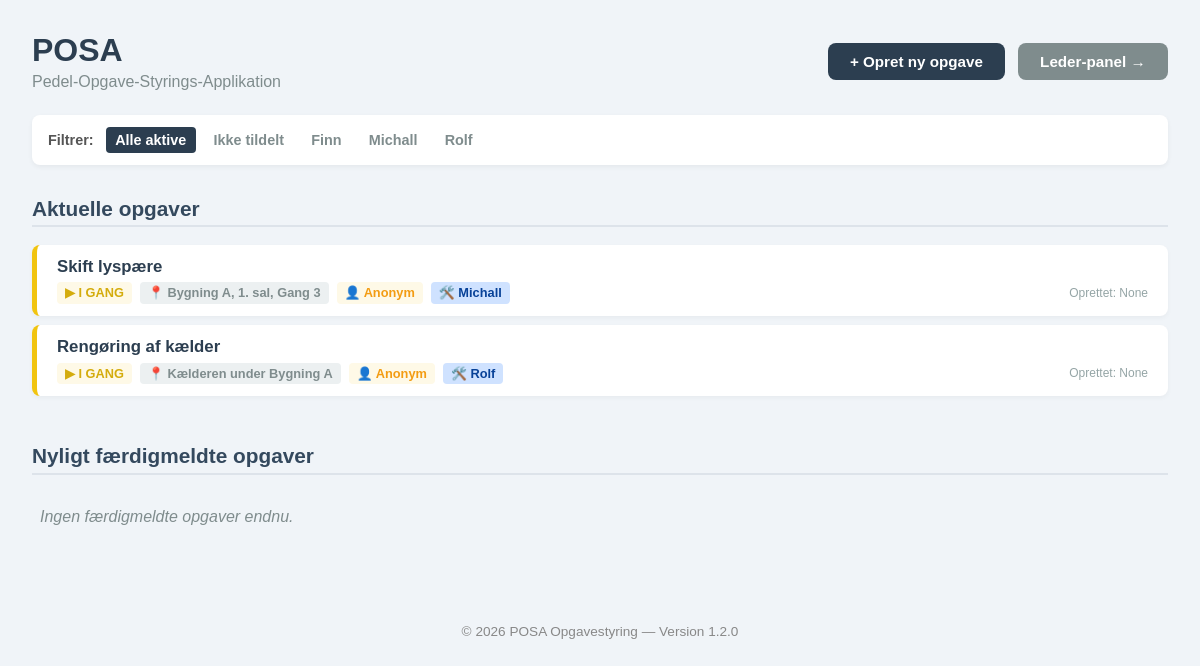
The app's page /, older data.
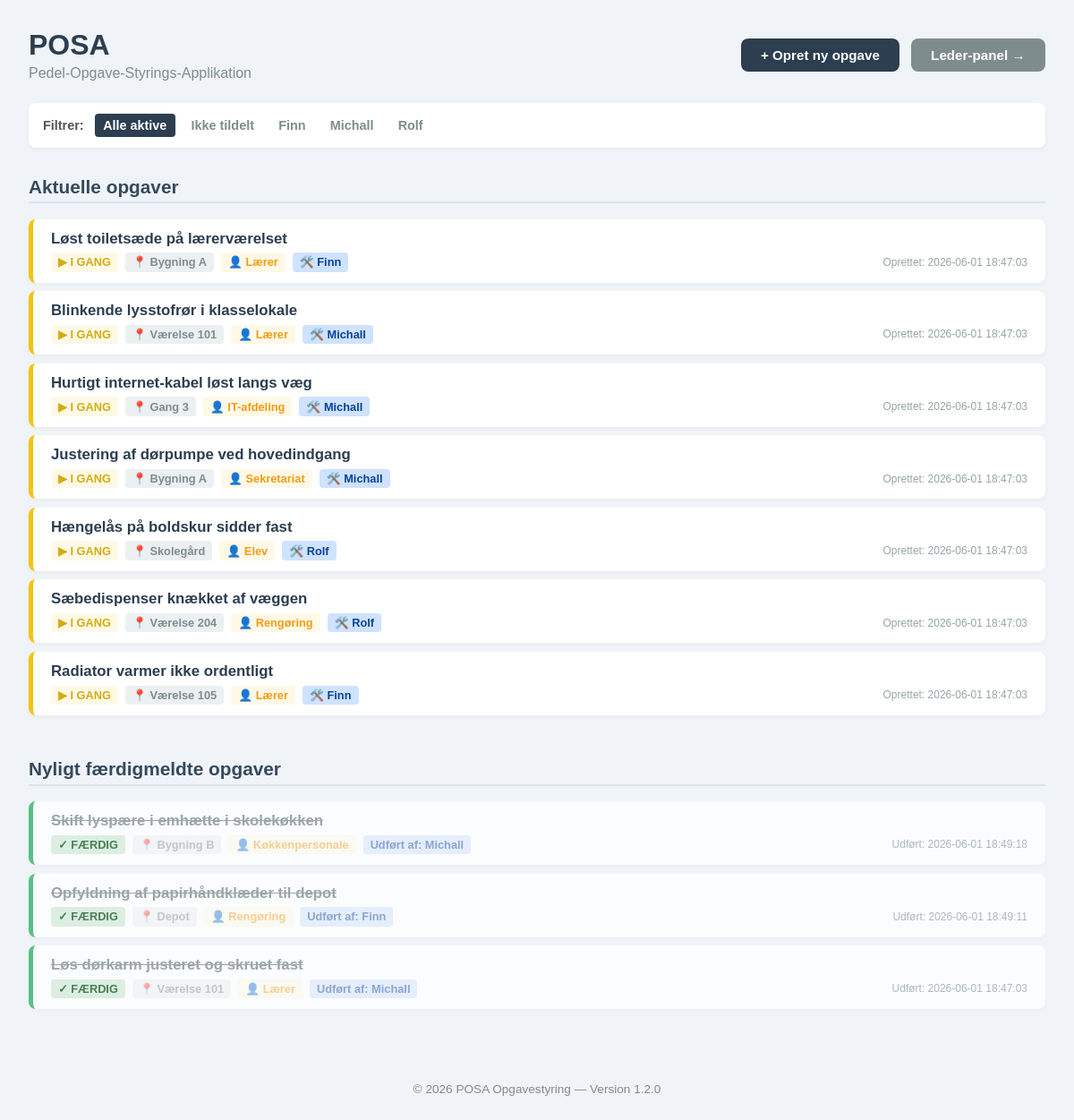
The same page, newer data.
### tables this page shows
CREATE TABLE janitors (
                id INTEGER PRIMARY KEY AUTOINCREMENT,
                name TEXT NOT NULL UNIQUE
            );

CREATE TABLE tasks (
            id               INTEGER PRIMARY KEY AUTOINCREMENT,
            title            TEXT    NOT NULL,
            description      TEXT,
            location         TEXT,
            status           TEXT    NOT NULL DEFAULT 'Ny',
            assigned_janitor TEXT
        , created_at TEXT, completed_at TEXT, reporter_name TEXT, internal_notes TEXT);

### app.py (the view)
@app.route("/")
def index():
    view = request.args.get("view", "all")
    with get_db() as conn:
        janitors_list = [row["name"] for row in conn.execute("SELECT name FROM janitors ORDER BY name ASC").fetchall()]
        active_query = "SELECT * FROM tasks WHERE status != 'Færdig'"
        finished_query = "SELECT * FROM tasks WHERE status = 'Færdig'"
        params = []
        if view == "unassigned":
            active_query += " AND (assigned_janitor IS NULL OR assigned_janitor = '' OR assigned_janitor = 'None')"
        elif view in janitors_list:
            active_query += " AND assigned_janitor = ?"
            params.append(view)
        active_query += " ORDER BY created_at DESC"
        finished_query += " ORDER BY completed_at DESC LIMIT 10"
        active_tasks = conn.execute(active_query, params).fetchall()
        finished_tasks = conn.execute(finished_query).fetchall()
    return render_template(
        "index.html",
        active_tasks=active_tasks,
        finished_tasks=finished_tasks,
        view=view,
        janitors=janitors_list,
        version=APP_VERSION
    )

### app.py (called while the page is built)
def get_db():
    conn = sqlite3.connect(DATABASE)
    conn.row_factory = sqlite3.Row
    return conn

### templates/index.html (shortened to what the changed rows need)
<!DOCTYPE html>
<html lang="da">
<head>
</head>
<body>
    <div class="header-container">
        <div>
            <h1>POSA</h1>
        </div>
    </div>
    <div class="filter-bar">
        <span style="font-weight:bold; font-size:0.9rem; color:#555; margin-right:0.25rem;">Filtrer:</span>
        <a href="/?view=all" class="filter-link {% if view == 'all' %}active{% endif %}">Alle aktive</a>
        <a href="/?view=unassigned" class="filter-link {% if view == 'unassigned' %}active{% endif %}">Ikke tildelt</a>
        {% for name in janitors %}
            <a href="/?view={{ name }}" class="filter-link {% if view == name %}active{% endif %}">{{ name }}</a>
        {% endfor %}
    </div>
    <h2 class="section-title">Aktuelle opgaver</h2>
    <div class="grid">
        {% if active_tasks %}
            {% for task in active_tasks %}
                <div class="card task-card {% if task['assigned_janitor'] and task['assigned_janitor'] != '' %}card-status-igang{% endif %}"
                     data-title="{{ task['title'] or '' }}"
                     data-description="{{ task['description'] or '' }}"
                     data-location="{{ task['location'] or '' }}"
                     data-reporter="{{ task['reporter_name'] or '' }}"
                     data-status="{% if task['status'] == 'Færdig' %}✓ Færdig{% elif task['assigned_janitor'] and task['assigned_janitor'] != '' %}▶ I gang{% else %}⭘ Ny{% endif %}"
                     data-janitor="{{ task['assigned_janitor'] or '' }}"
                     data-time="Oprettet: {{ task['created_at'] or '' }}"
                     data-notes="{{ task['internal_notes'] or '' }}">
                    <h3 class="task-title">{{ task['title'] }}</h3>
                    <div class="meta-row">
                        <span class="tag tag-status {% if task['status'] == 'Færdig' %}status-faerdig{% elif task['assigned_janitor'] and task['assigned_janitor'] != '' %}status-igang{% else %}status-ny{% endif %}">
                            {%- if task['status'] == 'Færdig' -%}
                            ✓ Færdig
                            {%- elif task['assigned_janitor'] and task['assigned_janitor'] != '' -%}
                            ▶ I gang
                            {%- else -%}
                            ⭘ Ny
                            {%- endif -%}
                        </span>
                        {% if task['location'] %}
                            <span class="tag tag-loc">📍 {{ task['location'] }}</span>
                        {% endif %}
                        <span class="tag tag-reporter">👤 {{ task['reporter_name'] or 'Anonym' }}</span>
                        {% if task['assigned_janitor'] %}
                            <span class="tag tag-janitor">🛠️ {{ task['assigned_janitor'] }}</span>
                        {% endif %}
                        <span class="timestamp">Oprettet: {{ task['created_at'] }}</span>
                    </div>
                </div>
            {% endfor %}
        {% else %}
            <p style="color:#7f8c8d; font-style:italic; padding-left: 0.5rem;">Ingen aktive opgaver fundet.</p>
        {% endif %}
    </div>
    <h2 class="section-title">Nyligt færdigmeldte opgaver</h2>
    <div class="grid">
        {% if finished_tasks %}
            {% for task in finished_tasks %}
                <div class="card task-card card-status-faerdig"
                     data-title="{{ task['title'] or '' }}"
                     data-description="{{ task['description'] or '' }}"
                     data-location="{{ task['location'] or '' }}"
                     data-reporter="{{ task['reporter_name'] or '' }}"
                     data-status="✓ Færdig"
                     data-janitor="{{ task['assigned_janitor'] or '' }}"
                     data-time="Udført: {{ task['completed_at'] or '' }}">
                    <h3 class="task-title" style="text-decoration: line-through; color: #7f8c8d;">{{ task['title'] }}</h3>
                    <div class="meta-row">
                        <span class="tag tag-status status-faerdig">✓ Færdig</span>
                        {% if task['location'] %}
                            <span class="tag tag-loc" style="opacity:0.6;">📍 {{ task['location'] }}</span>
                        {% endif %}
                        <span class="tag tag-reporter" style="opacity:0.6;">👤 {{ task['reporter_name'] or 'Anonym' }}</span>
                        {% if task['assigned_janitor'] %}
                            <span class="tag tag-janitor" style="opacity:0.6;"> Udført af: {{ task['assigned_janitor'] }}</span>
                        {% endif %}
                        <span class="timestamp">Udført: {{ task['completed_at'] }}</span>
                    </div>
                </div>
            {% endfor %}
        {% else %}
            <p style="color:#7f8c8d; font-style:italic; padding-left: 0.5rem;">Ingen færdigmeldte opgaver endnu.</p>
        {% endif %}
    </div>
</body>
</html>

Row changes from the older to the newer data that the page shows:
removed tasks: title "Skift lyspære", status "▶ I GANG", location "Bygning A, 1. sal, Gang 3", task "Anonym", assigned_janitor "Michall", created_at "None", shown under "Aktuelle opgaver"
removed tasks: title "Rengøring af kælder", status "▶ I GANG", location "Kælderen under Bygning A", task "Anonym", assigned_janitor "Rolf", created_at "None", shown under "Aktuelle opgaver"
added tasks: title "Løst toiletsæde på lærerværelset", status "▶ I GANG", location "Bygning A", reporter_name "Lærer", assigned_janitor "Finn", created_at "2026-06-01 18:47:03", shown under "Aktuelle opgaver"
added tasks: title "Blinkende lysstofrør i klasselokale", status "▶ I GANG", location "Værelse 101", reporter_name "Lærer", assigned_janitor "Michall", created_at "2026-06-01 18:47:03", shown under "Aktuelle opgaver"
added tasks: title "Hurtigt internet-kabel løst langs væg", status "▶ I GANG", location "Gang 3", reporter_name "IT-afdeling", assigned_janitor "Michall", created_at "2026-06-01 18:47:03", shown under "Aktuelle opgaver"
added tasks: title "Justering af dørpumpe ved hovedindgang", status "▶ I GANG", location "Bygning A", reporter_name "Sekretariat", assigned_janitor "Michall", created_at "2026-06-01 18:47:03", shown under "Aktuelle opgaver"
added tasks: title "Hængelås på boldskur sidder fast", status "▶ I GANG", location "Skolegård", reporter_name "Elev", assigned_janitor "Rolf", created_at "2026-06-01 18:47:03", shown under "Aktuelle opgaver"
added tasks: title "Sæbedispenser knækket af væggen", status "▶ I GANG", location "Værelse 204", reporter_name "Rengøring", assigned_janitor "Rolf", created_at "2026-06-01 18:47:03", shown under "Aktuelle opgaver"
added tasks: title "Radiator varmer ikke ordentligt", status "▶ I GANG", location "Værelse 105", reporter_name "Lærer", assigned_janitor "Finn", created_at "2026-06-01 18:47:03", shown under "Aktuelle opgaver"
added tasks: title "Skift lyspære i emhætte i skolekøkken", location "Bygning B", reporter_name "Køkkenpersonale", assigned_janitor "Michall", completed_at "2026-06-01 18:49:18", shown under "Nyligt færdigmeldte opgaver"
added tasks: title "Opfyldning af papirhåndklæder til depot", location "Depot", reporter_name "Rengøring", assigned_janitor "Finn", completed_at "2026-06-01 18:49:11", shown under "Nyligt færdigmeldte opgaver"
added tasks: title "Løs dørkarm justeret og skruet fast", location "Værelse 101", reporter_name "Lærer", assigned_janitor "Michall", completed_at "2026-06-01 18:47:03", shown under "Nyligt færdigmeldte opgaver"
Text that changed along with them:
text no longer shown: "Ingen færdigmeldte opgaver endnu."
